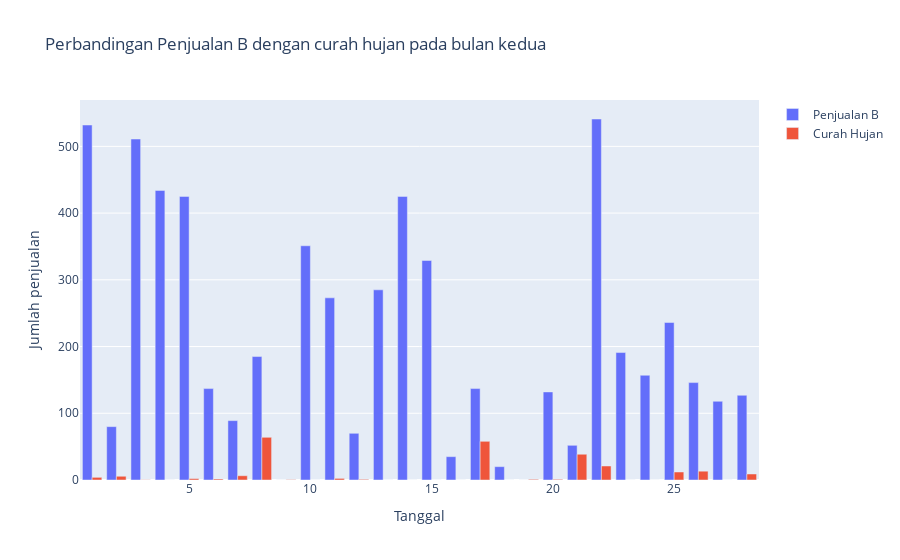

Notebook code for this chart:
### Markdown cell above
Kode tersebut mengeluarkan tabel berupa perbandingan penjualan B dengan curah hujan pada bulan pertama.

### Code cell
import pandas as pd
import matplotlib.pyplot as plt
import plotly.express as px
import plotly.graph_objects as go
df1 = pd.read_excel(r'Dataset.xlsx')
data_bulan1 = df1.iloc[0:31, :]
data_bulan2 = df1.iloc[31:59, :]
data_bulan3 = df1.iloc[59:90, :]
data_bulan4 = df1.iloc[90:113, :]
data_bulan5 = df1.iloc[113:121, :]
print("Frekuensi Data Penjualan B pada bulan kedua: ")
fig = go.Figure()
fig.add_trace(go.Bar(x = data_bulan2['Tanggal'], y = data_bulan2['Penjualan B (pcs)'], name = 'Penjualan B'))
fig.add_trace(go.Bar(x = data_bulan2['Tanggal'], y = data_bulan2['Curah Hujan (mm)'], name='Curah Hujan'))
fig.update_layout(
    title = "Perbandingan Penjualan B dengan curah hujan pada bulan kedua",
    xaxis_title = "Tanggal",
    yaxis_title = "Jumlah penjualan"
)

### Figure 1 — Plotly figure (JSON) as saved in the notebook; plotly's stock layout.template omitted (floating-point values rounded to 4 significant figures)
{"data": [{"name": "Penjualan B", "type": "bar", "x": [1, 2, 3, 4, 5, 6, 7, 8, 9, 10, 11, 12, 13, 14, 15, 16, 17, 18, 19, 20, 21, 22, 23, 24, 25, 26, 27, 28], "y": [532, 80, 511, 434, 425, 137, 89, 185, 0, 351, 273, 70, 285, 425, 329, 35, 137, 20, 0, 132, 52, 541, 191, 157, 236, 146, 118, 127]}, {"name": "Curah Hujan", "type": "bar", "x": [1, 2, 3, 4, 5, 6, 7, 8, 9, 10, 11, 12, 13, 14, 15, 16, 17, 18, 19, 20, 21, 22, 23, 24, 25, 26, 27, 28], "y": [4, 5.6, 0.3, 0, 2.1, 1.5, 6.4, 64, 0.5, 0, 2.4, 1, 0, 0, 0, 0, 58, 0, 1, 1, 38.6, 21, 0, 0, 12, 13.2, 0, 9]}], "layout": {"title": {"text": "Perbandingan Penjualan B dengan curah hujan pada bulan kedua"}, "xaxis": {"title": {"text": "Tanggal"}}, "yaxis": {"title": {"text": "Jumlah penjualan"}}}}
